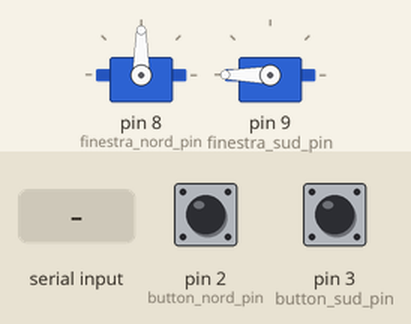
The sketch below on a simulated Arduino Uno, built with avr-gcc and run on an emulated ATmega328P. On the bench: 2 × servo. The inputs (shaded band) are chosen by the test bench; at power-on: pin 2 (button_nord_pin) LOW, pin 3 (button_sud_pin) LOW. What the sketch prints to the serial monitor is not drawn.

Above: at 1.2 s.
1.3 s: pin 2 (button_nord_pin) pulled HIGH for 0.15 s
At 2.8 s:
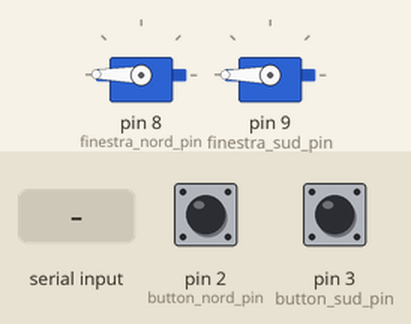
3.7 s: pin 3 (button_sud_pin) pulled HIGH for 0.15 s
At 5.0 s:
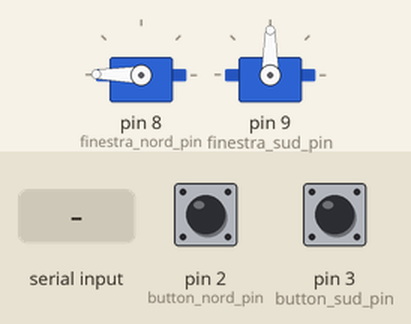
6.1 s: "90,45\n" received over Serial
At 6.56 s:
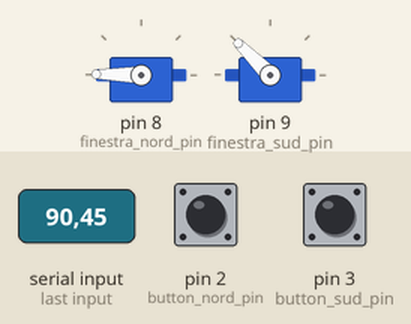
8.2 s: pin 2 (button_nord_pin) pulled HIGH for 1 s
At 8.69 s:
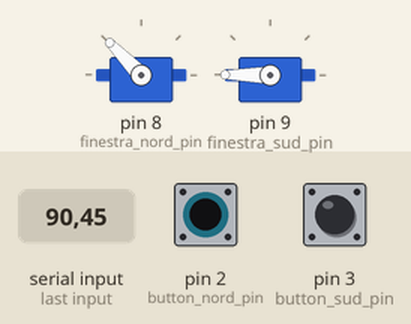
10.7 s: pin 3 (button_sud_pin) pulled HIGH for 1 s
At 12.2 s:
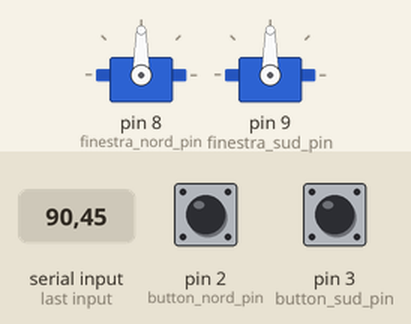
13.2 s: pin 2 (button_nord_pin) pulled HIGH for 0.15 s
At 13.75 s:
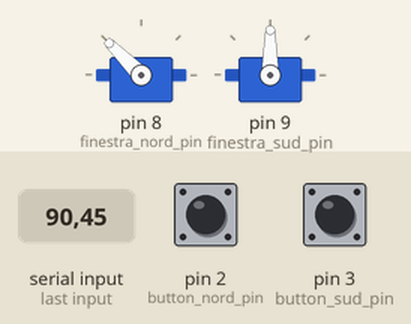
Timing chart, 0 to 16.2 s (numbered marks = the images above; inputs shaded):
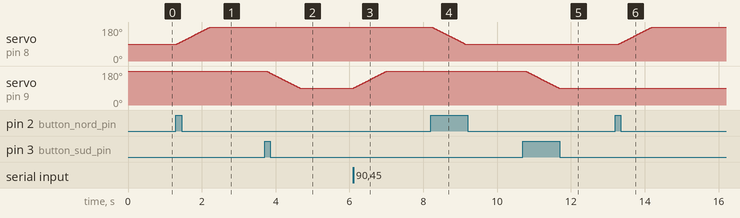

The sketch:

arduino_internal.ino
```cpp
#include <Servo.h>

#define DEBOUNCING_TIME 100
#define OPEN_NORD 179
#define CLOSED_NORD 90
#define OPEN_SUD 90
#define CLOSED_SUD 180
#define OPEN 1
#define CLOSED 0

enum states {
  S0, S1, S2
};

enum input_symbols {
  PRESSED,
  RELEASED
};

enum output_symbols {
  MOVE,
  NOT_MOVE
};

const int finestra_nord_pin = 8;  // servo Hitec
const int finestra_sud_pin = 9;   // servo TowerPro
const int button_nord_pin = 2;    // azionamento manuale scuri finestra nord
const int button_sud_pin = 3;     // azionamento manuale scuri finestra sud

int current_nord_button_value;
int current_sud_button_value;
states current_state_nord;
states current_state_sud;
unsigned long last_change_time;

Servo finestra_nord;
Servo finestra_sud;

void setup() {
  Serial.begin(9600);
  // Setup della comunicazione seriale con il bridge interno per ricevere i comandi per ogni servo
  finestra_nord.attach(finestra_nord_pin);
  finestra_sud.attach(finestra_sud_pin);
  // Setup dei push button dedicati all'azionamento manuale delle finestre (1 button per finestra)
  pinMode(button_nord_pin, INPUT);
  pinMode(button_sud_pin, INPUT);
  // Setup posizione iniziale dei servo: chiudiamo le finestre
  finestra_nord.write(CLOSED_NORD);
  finestra_sud.write(CLOSED_SUD);
  // Setup valore iniziale dei bottoni: LOW (released)
  current_nord_button_value = LOW;
  current_sud_button_value = LOW;
  // Setup stato iniziale dei bottoni
  current_state_nord = S0;
  current_state_sud = S0;
  last_change_time = millis();
}

states get_new_state(states current_state, int pin) {
  states future_state = current_state;
  int in;
  int current_button_value = digitalRead(pin); // HIGH = button pressed, LOW = button released

  if (current_button_value == HIGH)
    in = PRESSED;
  else
    in = RELEASED;

  if (current_state == S0 && in == PRESSED) {
    future_state = S1;
  } else if (current_state == S1 && in == PRESSED) {
    future_state = S2;
  } else if (current_state == S1 && in == RELEASED) {
    future_state = S0;
  } else if (current_state == S2 && in == RELEASED) {
    future_state = S0;
  }

  return future_state;
}

void write_on_serial(char pin) {
  Serial.write(0xff);
  Serial.write(0x01); // Lunghezza payload in byte
  Serial.write(pin);
  Serial.write(0xfe);
}

void open_nord_window(int cur_position) {
  for (; cur_position <= OPEN_NORD; ++cur_position) {
    finestra_nord.write(cur_position);
    delay(10);
  }
}

void close_nord_window(int cur_position) {
  for (; cur_position >= CLOSED_NORD; --cur_position) {
    finestra_nord.write(cur_position);
    delay(10);
  }
}

void open_sud_window(int cur_position) {
  for (; cur_position >= OPEN_SUD; --cur_position) {
    finestra_sud.write(cur_position);
    delay(10);
  }
}

void close_sud_window(int cur_position) {
  for (; cur_position <= CLOSED_SUD; ++cur_position) {
    finestra_sud.write(cur_position);
    delay(10);
  }
}


void loop() {
  output_symbols out_nord;
  output_symbols out_sud;
  int pos_nord = finestra_nord.read();
  int pos_sud = finestra_sud.read();

  if (millis() - last_change_time > DEBOUNCING_TIME) {
    last_change_time = millis();
    current_state_nord = get_new_state(current_state_nord, button_nord_pin);
    current_state_sud = get_new_state(current_state_sud, button_sud_pin);

    // aggiorno gli stati della FSM
    if (current_state_nord == S1)
      out_nord = MOVE;
    else
      out_nord = NOT_MOVE;

    if (current_state_sud == S1)
      out_sud = MOVE;
    else
      out_sud = NOT_MOVE;


    if (out_nord == MOVE) {
      if (pos_nord == CLOSED_NORD) {
        write_on_serial(finestra_nord_pin); // scriviamo su seriale per comunicare al bridge cambio stato manuale: bridge imposterà un timeout
        open_nord_window(pos_nord);
      }
      else if (pos_nord == OPEN_NORD) {
        write_on_serial(finestra_nord_pin);
        close_nord_window(pos_nord);
      }
    }
    if (out_sud == MOVE) {
      if (pos_sud == CLOSED_SUD) {
        write_on_serial(finestra_sud_pin);
        open_sud_window(pos_sud);
      }
      else if (pos_sud == OPEN_SUD) {
        write_on_serial(finestra_sud_pin);
        close_sud_window(pos_sud);
      }
    }
  }

  if (Serial.available() == 2) {
    // Leggo dati dal bridge (seriale) e in base alla nuova posizione ricevuta modifico lo stato del servo motore relativo al pin ricevuto
    // Primo byte è pin del servo da azionare, secondo byte è la nuova posizione del servo
    int servo_pin = Serial.read() - '0';
    int new_pos = Serial.read() - '0';

    if (servo_pin == finestra_nord_pin) { // aziona servo della finestra nord
      if (new_pos == OPEN)
        open_nord_window(pos_nord);
      else if (new_pos == CLOSED)
        close_nord_window(pos_nord);

    } else if (servo_pin == finestra_sud_pin) { // aziona servo della finestra sud
      if (new_pos == OPEN)
        open_sud_window(pos_sud);
      else if (new_pos == CLOSED)
        close_sud_window(pos_sud);
    }
  }
}
```

Measured:
- after the input at 1.3 s, servo on pin 8 (finestra_nord_pin): moves from 90° to 179° over 0.89 s, starting at once
- after the input at 3.7 s, servo on pin 9 (finestra_sud_pin): moves from 180° to 90° over 0.91 s, starting after 0.05 s
- after the input at 6.1 s, servo on pin 9 (finestra_sud_pin): moves from 90° to 180° over 0.91 s, starting at once
- after the input at 8.2 s, servo on pin 8 (finestra_nord_pin): moves from 179° to 90° over 0.89 s, starting at once
- after the input at 10.7 s, servo on pin 9 (finestra_sud_pin): moves from 180° to 90° over 0.91 s, starting after 0.06 s
- after the input at 13.2 s, servo on pin 8 (finestra_nord_pin): moves from 90° to 179° over 0.89 s, starting after 0.10 s
